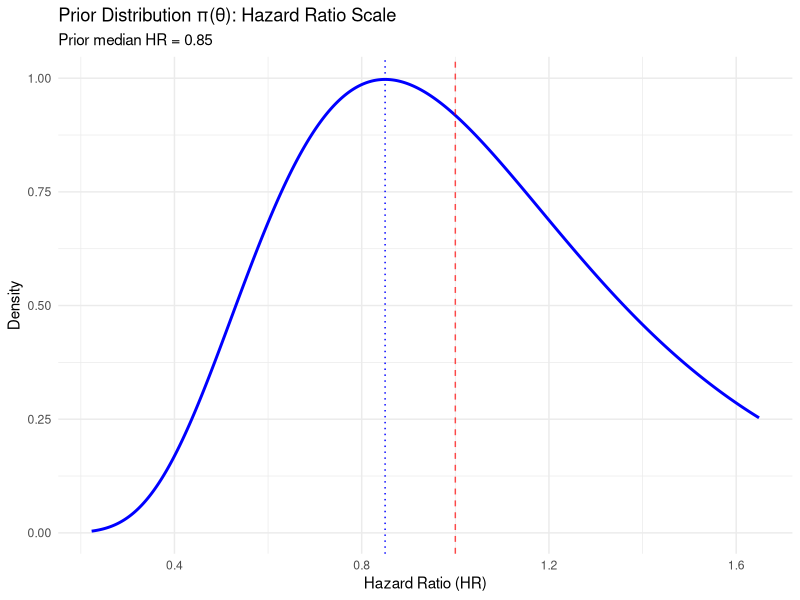
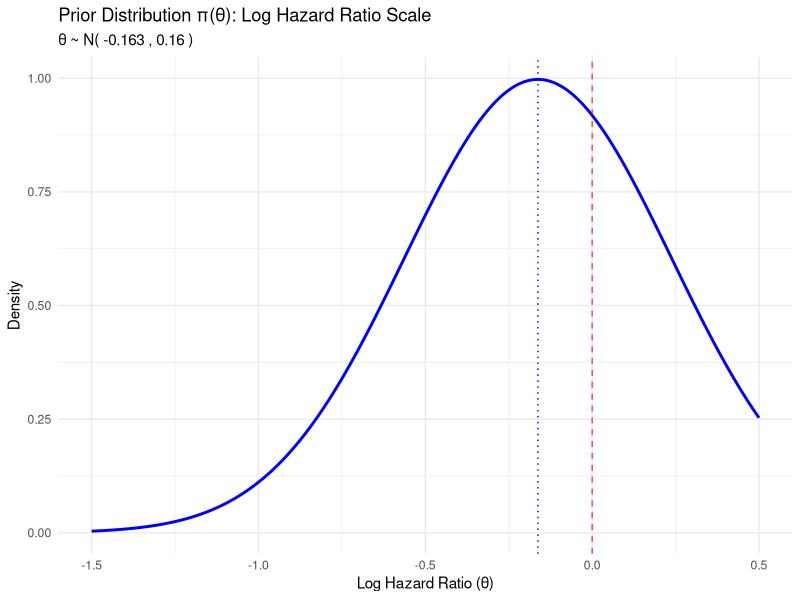
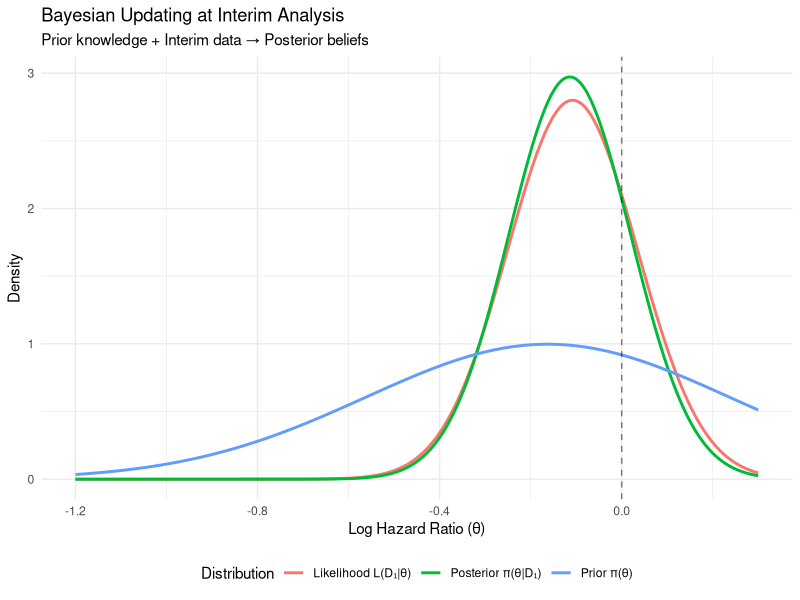
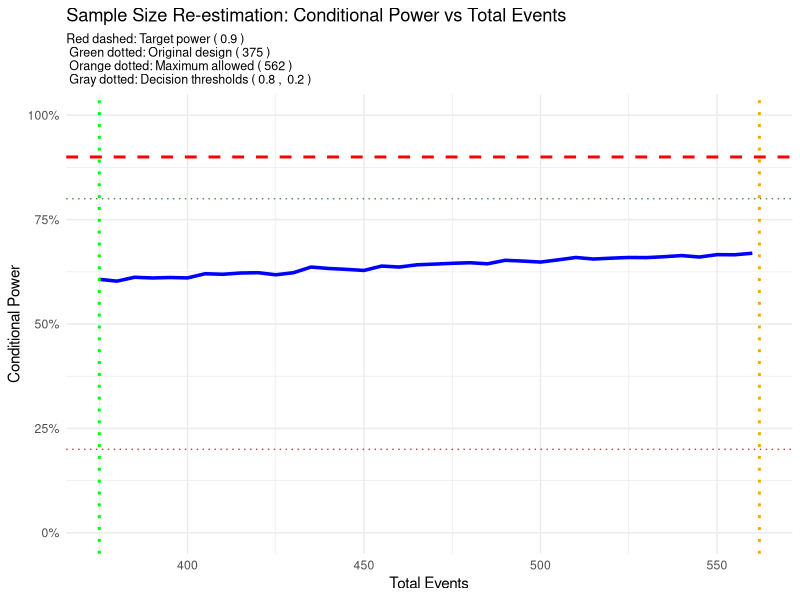
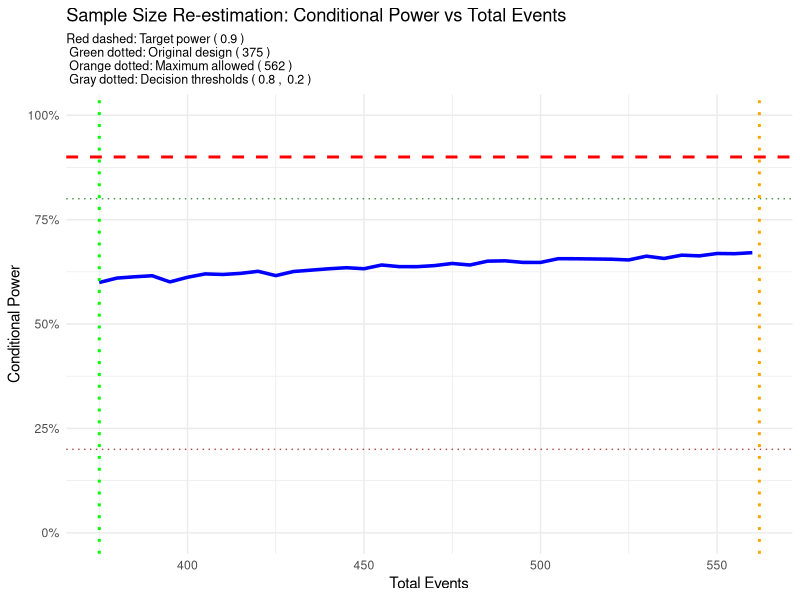
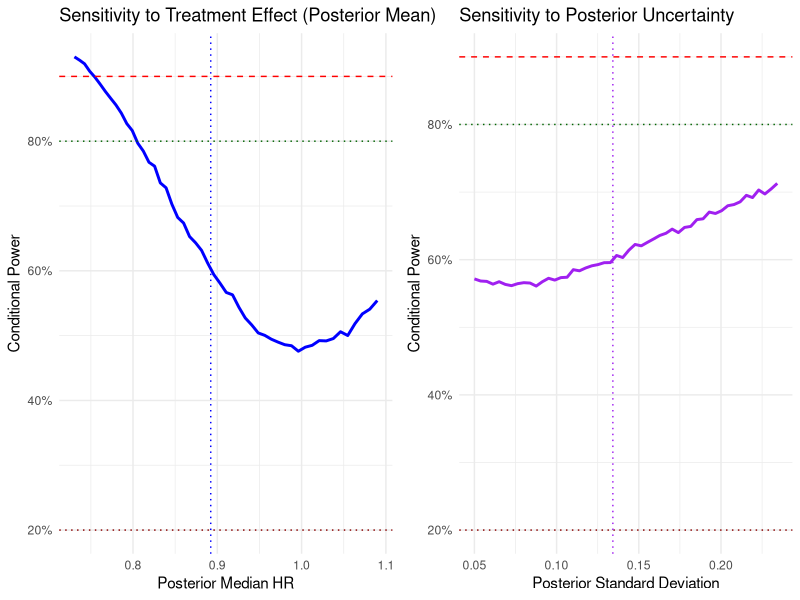

Write R code to recreate these figures, in order.
## ---- chunk 1
library(tidyverse)
library(survival)
library(bayestestR)
library(ggplot2)
library(knitr)
library(gridExtra)

# Set seed for reproducibility
set.seed(123)
## ---- chunk 2
# Original trial design parameters (following methodology Section 2.4)
target_events_original <- 375      # Events needed for 90% power
interim_events <- 173             # Interim analysis point (50% of target)
max_events <- 562                 # Maximum events after re-estimation (50% increase)
target_power <- 0.90             # Target power (CP_target)
alpha <- 0.05                     # Type I error rate

# Assumed hazard ratio for treatment effect in planning stage
assumed_hr <- 0.75               # 25% reduction in hazard
log_hr_assumed <- log(assumed_hr)

# Decision thresholds for conditional power (Section 2.4)
gamma1 <- 0.80  # Efficacy threshold: stop for success if CP > γ₁
gamma2 <- 0.20  # Futility threshold: stop for futility if CP < γ₂
                # Re-estimation zone: γ₂ ≤ CP ≤ γ₁

print("=== TRIAL DESIGN PARAMETERS ===")
print(paste("Original target events:", target_events_original))
print(paste("Interim analysis at:", interim_events, "events"))
print(paste("Maximum events allowed:", max_events))
print(paste("Assumed HR (planning):", assumed_hr))
print(paste("Efficacy threshold (γ₁):", gamma1))
print(paste("Futility threshold (γ₂):", gamma2))
print(paste("Target power:", target_power))
## ---- chunk 3
# Prior distribution: θ ~ N(μ₀, σ₀²) (Section 2.2)
mu0 <- log(0.85)     # Prior mean: modest treatment benefit (more conservative than planning)
sigma0 <- 0.4        # Prior standard deviation: moderate uncertainty

print("=== PRIOR DISTRIBUTION ===")
print(paste("Prior mean (μ₀):", round(mu0, 3)))
print(paste("Prior std dev (σ₀):", round(sigma0, 3)))
print(paste("Prior median HR:", round(exp(mu0), 3)))

# Visualize the prior distribution π(θ)
theta_grid <- seq(-1.5, 0.5, length.out = 1000)
prior_density <- dnorm(theta_grid, mu0, sigma0)

prior_plot <- data.frame(
  theta = theta_grid,
  density = prior_density,
  hr = exp(theta_grid)
) %>%
  ggplot(aes(x = hr, y = density)) +
  geom_line(color = "blue", size = 1) +
  geom_vline(xintercept = 1, linetype = "dashed", color = "red", alpha = 0.7) +
  geom_vline(xintercept = exp(mu0), linetype = "dotted", color = "blue") +
  labs(title = "Prior Distribution π(θ): Hazard Ratio Scale",
       x = "Hazard Ratio (HR)",
       y = "Density",
       subtitle = paste("Prior median HR =", round(exp(mu0), 3))) +
  theme_minimal()

print(prior_plot)

# Prior on log scale
prior_log_plot <- data.frame(
  theta = theta_grid,
  density = prior_density
) %>%
  ggplot(aes(x = theta, y = density)) +
  geom_line(color = "blue", size = 1) +
  geom_vline(xintercept = 0, linetype = "dashed", color = "red", alpha = 0.7) +
  geom_vline(xintercept = mu0, linetype = "dotted", color = "blue") +
  labs(title = "Prior Distribution π(θ): Log Hazard Ratio Scale",
       x = "Log Hazard Ratio (θ)",
       y = "Density",
       subtitle = paste("θ ~ N(", round(mu0, 3), ",", round(sigma0^2, 3), ")")) +
  theme_minimal()

print(prior_log_plot)
## ---- chunk 4
# Function to simulate survival data (following methodology)
simulate_survival_data <- function(n_control, n_treatment, hr_true, 
                                 median_survival_control = 12) {
  
  # Convert median survival to rate parameter (exponential distribution)
  lambda_control <- log(2) / median_survival_control
  lambda_treatment <- lambda_control * hr_true
  
  # Simulate survival times
  control_times <- rexp(n_control, lambda_control)
  treatment_times <- rexp(n_treatment, lambda_treatment)
  
  # Create dataset
  data.frame(
    time = c(control_times, treatment_times),
    event = rep(1, n_control + n_treatment), # All events observed at interim
    treatment = c(rep(0, n_control), rep(1, n_treatment))
  )
}

# Simulate interim data D₁ (173 events observed)
n_interim <- 200  # Approximate number of patients for 173 events
interim_data <- simulate_survival_data(
  n_control = n_interim/2, 
  n_treatment = n_interim/2, 
  hr_true = 0.85  # True HR showing modest benefit (less effective than assumed 0.75)
)

# Fit Cox proportional hazards model to obtain likelihood L(D₁|θ)
cox_model <- coxph(Surv(time, event) ~ treatment, data = interim_data)
interim_log_hr <- coef(cox_model)      # θ̂₁
interim_se <- sqrt(vcov(cox_model))    # SE₁

print("=== INTERIM DATA ANALYSIS (D₁) ===")
print(paste("Observed log HR (θ̂₁):", round(interim_log_hr, 3)))
print(paste("Standard error (SE₁):", round(interim_se, 3)))
print(paste("Observed HR:", round(exp(interim_log_hr), 3)))

# Test statistic and p-value
z_interim <- interim_log_hr / interim_se
p_value_interim <- 2 * (1 - pnorm(abs(z_interim)))
print(paste("Z-statistic:", round(z_interim, 3)))
print(paste("Two-sided p-value:", round(p_value_interim, 4)))

# Interpretation
if (p_value_interim < 0.05) {
  print("Statistical significance achieved at interim")
} else {
  print("No statistical significance at interim")
}
## ---- chunk 5
# Bayesian updating: Normal-Normal conjugate model (Section 2.2)
# Posterior: θ|D₁ ~ N(μ₁, σ₁²)

# Calculate precision parameters
precision0 <- 1 / sigma0^2          # τ₀ = 1/σ₀²
precision_data <- 1 / interim_se^2  # τ₁ = 1/SE₁²
precision1 <- precision0 + precision_data  # τ_post = τ₀ + τ₁

# Posterior parameters (Section 2.2 equations)
sigma1 <- sqrt(1 / precision1)  # σ₁² = 1/τ_post
mu1 <- (precision0 * mu0 + precision_data * interim_log_hr) / precision1  # μ₁

print("=== POSTERIOR DISTRIBUTION π(θ|D₁) ===")
print(paste("Posterior mean (μ₁):", round(mu1, 3)))
print(paste("Posterior std dev (σ₁):", round(sigma1, 3)))
print(paste("Posterior median HR:", round(exp(mu1), 3)))

# Calculate 95% credible interval
ci_lower <- mu1 - 1.96 * sigma1
ci_upper <- mu1 + 1.96 * sigma1
print(paste("95% Credible interval (log HR): [", round(ci_lower, 3), ",", round(ci_upper, 3), "]"))
print(paste("95% Credible interval (HR): [", round(exp(ci_lower), 3), ",", round(exp(ci_upper), 3), "]"))

# Visualize Bayesian updating: Prior → Likelihood → Posterior
theta_grid_fine <- seq(-1.2, 0.3, length.out = 1000)

comparison_data <- data.frame(
  theta = rep(theta_grid_fine, 3),
  density = c(
    dnorm(theta_grid_fine, mu0, sigma0),           # Prior π(θ)
    dnorm(theta_grid_fine, interim_log_hr, interim_se),  # Likelihood L(D₁|θ)
    dnorm(theta_grid_fine, mu1, sigma1)            # Posterior π(θ|D₁)
  ),
  type = rep(c("Prior π(θ)", "Likelihood L(D₁|θ)", "Posterior π(θ|D₁)"), each = 1000)
)

posterior_plot <- comparison_data %>%
  ggplot(aes(x = theta, y = density, color = type)) +
  geom_line(size = 1) +
  geom_vline(xintercept = 0, linetype = "dashed", alpha = 0.5) +
  labs(title = "Bayesian Updating at Interim Analysis",
       x = "Log Hazard Ratio (θ)",
       y = "Density",
       color = "Distribution",
       subtitle = "Prior knowledge + Interim data → Posterior beliefs") +
  theme_minimal() +
  theme(legend.position = "bottom")

print(posterior_plot)
## ---- chunk 6
# Calculate remaining events needed for original design
remaining_events_original <- target_events_original - interim_events
print("=== CONDITIONAL POWER SETUP ===")
print(paste("Events observed at interim:", interim_events))
print(paste("Remaining events needed (original design):", remaining_events_original))
print(paste("Total events (original design):", target_events_original))

# For survival trials: Z_final ~ N(θ√n_total, 1) (Section 2.3)
print(paste("Final test statistic: Z ~ N(θ√", target_events_original, ", 1)"))
## ---- chunk 7
#| echo: true
# Function to calculate conditional power (Section 2.3 implementation)
calculate_conditional_power <- function(mu_post, sigma_post, 
                                      events_interim, events_remaining, 
                                      alpha = 0.05) {
  
  total_events <- events_interim + events_remaining
  critical_value <- qnorm(1 - alpha/2)  # z_{α/2} for two-sided test
  
  # Monte Carlo integration for Bayesian conditional power
  # CP = ∫ P(Success|θ, n_total) · π(θ|D₁) dθ
  n_sim <- 10000
  theta_samples <- rnorm(n_sim, mu_post, sigma_post)  # Sample from π(θ|D₁)
  
  # For each θ, calculate P(Success|θ, n_total)
  success_prob <- sapply(theta_samples, function(theta) {
    # Expected final Z-statistic: Z_final ~ N(θ√n_total, 1)
    z_final_mean <- theta * sqrt(total_events)
    
    # P(|Z_final| > z_{α/2}) for two-sided test
    1 - pnorm(critical_value - z_final_mean) + pnorm(-critical_value - z_final_mean)
  })
  
  # Conditional power = E[P(Success|θ)] under posterior
  mean(success_prob)
}
## ---- chunk 8
# Calculate conditional power using original design (375 total events)
cp_original <- calculate_conditional_power(
  mu_post = mu1, 
  sigma_post = sigma1,
  events_interim = interim_events,
  events_remaining = remaining_events_original
)

print("=== CONDITIONAL POWER RESULTS ===")
print(paste("Conditional Power (original design):", round(cp_original, 3)))
print(paste("Target power:", target_power))

# Compare with thresholds
if (cp_original > gamma1) {
  decision_indication <- "EFFICACY zone (CP > γ₁)"
} else if (cp_original < gamma2) {
  decision_indication <- "FUTILITY zone (CP < γ₂)"
} else {
  decision_indication <- "RE-ESTIMATION zone (γ₂ ≤ CP ≤ γ₁)"
}

print(paste("Decision zone:", decision_indication))
## ---- chunk 9
# Decision rules implementation (Section 2.4)
make_decision <- function(conditional_power, gamma1, gamma2) {
  if (conditional_power > gamma1) {
    return("STOP for EFFICACY")
  } else if (conditional_power < gamma2) {
    return("STOP for FUTILITY") 
  } else {
    return("CONTINUE - Re-estimate Sample Size")
  }
}

decision_original <- make_decision(cp_original, gamma1, gamma2)
print("=== ADAPTIVE DECISION ===")
print(paste("Decision with original design:", decision_original))
print(paste("Conditional Power:", round(cp_original, 3)))
print(paste("Efficacy threshold (γ₁):", gamma1))
print(paste("Futility threshold (γ₂):", gamma2))

# Sample size re-estimation procedure (Section 2.4)
if (decision_original == "CONTINUE - Re-estimate Sample Size") {
  
  print("\n=== SAMPLE SIZE RE-ESTIMATION PROCEDURE ===")
  print("Conditional power in re-estimation zone - calculating required events...")
  
  # Find n_new such that CP(n_new) ≥ CP_target (Section 2.4)
  event_counts <- seq(remaining_events_original, 
                     max_events - interim_events, 
                     by = 5)  # Test different event counts
  
  # Calculate conditional power for each potential sample size
  cp_values <- sapply(event_counts, function(events_rem) {
    calculate_conditional_power(mu1, sigma1, interim_events, events_rem)
  })
  
  # Find minimum events needed for target power
  idx_target <- which(cp_values >= target_power)[1]
  
  if (!is.na(idx_target)) {
    events_needed <- event_counts[idx_target]
    total_events_new <- interim_events + events_needed
    cp_new <- cp_values[idx_target]
    
    print("--- Re-estimation Results ---")
    print(paste("Additional events needed for", target_power*100, "% power:", events_needed))
    print(paste("Total events (new design):", total_events_new))
    print(paste("Conditional power (new design):", round(cp_new, 3)))
    print(paste("Increase from original:", total_events_new - target_events_original, "events"))
    print(paste("Percentage increase:", 
                round((total_events_new - target_events_original)/target_events_original * 100, 1), "%"))
    
    # Check feasibility constraint: n_new ≤ n_max
    if (total_events_new <= max_events) {
      print("✓ FEASIBILITY CHECK: PASSED")
      print(paste("✓ Within maximum allowable events:", max_events))
      final_decision <- paste("APPROVED: Continue with", total_events_new, "total events")
      adaptation_status <- "APPROVED"
    } else {
      print("✗ FEASIBILITY CHECK: FAILED - Exceeds maximum")
      total_events_new <- max_events
      cp_new <- calculate_conditional_power(mu1, sigma1, interim_events, max_events - interim_events)
      final_decision <- paste("MODIFIED: Continue with maximum events:", max_events)
      adaptation_status <- "CAPPED"
    }
  } else {
    print("Cannot achieve target power even with maximum sample size")
    total_events_new <- max_events
    cp_new <- calculate_conditional_power(mu1, sigma1, interim_events, max_events - interim_events)
    final_decision <- "Continue with maximum sample size (power < target)"
    adaptation_status <- "INSUFFICIENT"
  }
  
  # Visualization: Conditional Power vs Sample Size
  reestim_data <- data.frame(
    total_events = interim_events + event_counts,
    conditional_power = cp_values
  )
  
  reestim_plot <- reestim_data %>%
    ggplot(aes(x = total_events, y = conditional_power)) +
    geom_line(color = "blue", size = 1.2) +
    geom_hline(yintercept = target_power, linetype = "dashed", color = "red", size = 1) +
    geom_hline(yintercept = c(gamma1, gamma2), linetype = "dotted", 
               color = c("darkgreen", "darkred"), alpha = 0.7) +
    geom_vline(xintercept = target_events_original, linetype = "dotted", 
               color = "green", size = 1) +
    geom_vline(xintercept = max_events, linetype = "dotted", 
               color = "orange", size = 1) +
    # Highlight selected design
    {if(!is.na(idx_target) && exists("total_events_new")) 
      geom_point(aes(x = total_events_new, y = cp_new), 
                 color = "red", size = 4, shape = 16)} +
    labs(title = "Sample Size Re-estimation: Conditional Power vs Total Events",
         x = "Total Events",
         y = "Conditional Power",
         subtitle = paste("Red dashed: Target power (", target_power, ")\n",
                         "Green dotted: Original design (", target_events_original, ")\n",
                         "Orange dotted: Maximum allowed (", max_events, ")\n",
                         "Gray dotted: Decision thresholds (", gamma1, ", ", gamma2, ")")) +
    scale_y_continuous(limits = c(0, 1), labels = scales::percent) +
    theme_minimal() +
    theme(plot.subtitle = element_text(size = 9))
  
  print(reestim_plot)
  
  # Detailed re-estimation summary
  cat("\n=== RE-ESTIMATION SUMMARY ===\n")
  cat("Interim Analysis:\n")
  cat("- Events observed:", interim_events, "\n")
  cat("- Observed HR:", round(exp(interim_log_hr), 3), "\n")
  cat("- Conditional power (original):", round(cp_original, 3), "\n\n")
  
  if (exists("total_events_new")) {
    cat("Re-estimation Results:\n")
    cat("- Status:", adaptation_status, "\n")
    cat("- Additional events needed:", total_events_new - interim_events, "\n") 
    cat("- New total events:", total_events_new, "\n")
    cat("- Increase from original:", total_events_new - target_events_original, 
        "events (", round((total_events_new - target_events_original)/target_events_original * 100, 1), "%)\n")
    cat("- Conditional power (new):", round(cp_new, 3), "\n\n")
    
    cat("Practical Implications:\n")
    cat("- Estimated timeline extension: ~", 
        round((total_events_new - target_events_original) / target_events_original * 12, 1), 
        " months\n")
    cat("- Additional patients needed: ~", 
        round((total_events_new - target_events_original) * 1.2), "\n")
    cat("- Regulatory pre-specification enables seamless implementation\n")
  }
}
## ---- chunk 10
# Decision rules
make_decision <- function(conditional_power, gamma1, gamma2) {
  if (conditional_power > gamma1) {
    return("STOP for EFFICACY")
  } else if (conditional_power < gamma2) {
    return("STOP for FUTILITY") 
  } else {
    return("CONTINUE - Consider Re-estimation")
  }
}

decision_original <- make_decision(cp_original, gamma1, gamma2)
print(paste("Decision with original design:", decision_original))
print(paste("Conditional Power:", round(cp_original, 3)))

# If we continue, consider sample size re-estimation
if (decision_original == "CONTINUE - Consider Re-estimation") {
  
  print("\n--- Sample Size Re-estimation ---")
  print("Conditional power below target - evaluating sample size increase...")
  
  # Test different event counts to find target power
  event_counts <- seq(remaining_events_original, 
                     max_events - interim_events, 
                     by = 5)  # Smaller increments for precision
  
  cp_values <- sapply(event_counts, function(events_rem) {
    calculate_conditional_power(mu1, sigma1, interim_events, events_rem)
  })
  
  # Find minimum events needed for target power
  idx_target <- which(cp_values >= target_power)[1]
  
  if (!is.na(idx_target)) {
    events_needed <- event_counts[idx_target]
    total_events_new <- interim_events + events_needed
    cp_new <- cp_values[idx_target]
    
    print(paste("Additional events needed for 90% power:", events_needed))
    print(paste("Total events (new design):", total_events_new))
    print(paste("Conditional power (new design):", round(cp_new, 3)))
    print(paste("Increase from original:", total_events_new - target_events_original, "events"))
    print(paste("Percentage increase:", 
                round((total_events_new - target_events_original)/target_events_original * 100, 1), "%"))
    
    # Check if within allowable increase
    if (total_events_new <= max_events) {
      print("✓ Sample size re-estimation: APPROVED")
      print(paste("✓ Within maximum allowable events:", max_events))
      final_decision <- paste("CONTINUE with", total_events_new, "total events")
    } else {
      print("✗ Sample size re-estimation: EXCEEDS maximum, use maximum")
      final_decision <- paste("CONTINUE with maximum events:", max_events)
    }
  } else {
    print("Cannot achieve target power even with maximum sample size")
    final_decision <- "CONTINUE with maximum sample size (insufficient power)"
  }
  
  # Visualize conditional power vs sample size
  reestim_data <- data.frame(
    total_events = interim_events + event_counts,
    conditional_power = cp_values
  )
  
  reestim_plot <- reestim_data %>%
    ggplot(aes(x = total_events, y = conditional_power)) +
    geom_line(color = "blue", size = 1.2) +
    geom_hline(yintercept = target_power, linetype = "dashed", color = "red", size = 1) +
    geom_hline(yintercept = c(gamma1, gamma2), linetype = "dotted", 
               color = c("darkgreen", "darkred"), alpha = 0.7) +
    geom_vline(xintercept = target_events_original, linetype = "dotted", 
               color = "green", size = 1) +
    geom_vline(xintercept = max_events, linetype = "dotted", 
               color = "orange", size = 1) +
    # Add point for selected design
    {if(!is.na(idx_target) && total_events_new <= max_events) 
      geom_point(aes(x = total_events_new, y = cp_new), 
                 color = "red", size = 4, shape = 16)} +
    labs(title = "Sample Size Re-estimation: Conditional Power vs Total Events",
         x = "Total Events",
         y = "Conditional Power",
         subtitle = paste("Red dashed: Target power (", target_power, ")\n",
                         "Green dotted: Original design (", target_events_original, ")\n",
                         "Orange dotted: Maximum allowed (", max_events, ")\n",
                         "Gray dotted: Decision thresholds (", gamma1, ", ", gamma2, ")")) +
    scale_y_continuous(limits = c(0, 1), labels = scales::percent) +
    theme_minimal() +
    theme(plot.subtitle = element_text(size = 9))
  
  print(reestim_plot)
  
  # Create detailed re-estimation summary
  cat("\n=== SAMPLE SIZE RE-ESTIMATION SUMMARY ===\n")
  cat("Interim Analysis Results:\n")
  cat("- Events observed:", interim_events, "\n")
  cat("- Conditional power with original design:", round(cp_original, 3), "\n")
  cat("- Decision: Insufficient power, re-estimation needed\n\n")
  
  if (!is.na(idx_target) && total_events_new <= max_events) {
    cat("Re-estimation Results:\n")
    cat("- Additional events needed:", events_needed, "\n") 
    cat("- New total events:", total_events_new, "\n")
    cat("- Increase from original:", total_events_new - target_events_original, 
        "events (", round((total_events_new - target_events_original)/target_events_original * 100, 1), "%)\n")
    cat("- Conditional power with new design:", round(cp_new, 3), "\n")
    cat("- Status: APPROVED (within maximum allowed)\n\n")
    
    cat("Practical Implications:\n")
    cat("- Trial duration may extend by ~", 
        round((total_events_new - target_events_original) / target_events_original * 100 * 0.3, 1), 
        " months*\n")
    cat("- Additional patients needed: ~", 
        round((total_events_new - target_events_original) * 1.2), 
        " patients**\n")
    cat("- Increased trial costs balanced against preserved power\n")
    cat("- Regulatory pre-approval for adaptive design enables seamless implementation\n\n")
    cat("*Assuming proportional timeline extension\n")
    cat("**Assuming similar event rates\n")
  }
}
## ---- chunk 11
# Sensitivity to posterior mean (effect size uncertainty)
mu_range <- seq(mu1 - 0.2, mu1 + 0.2, length.out = 50)
cp_mu_sensitivity <- sapply(mu_range, function(mu) {
  calculate_conditional_power(mu, sigma1, interim_events, remaining_events_original)
})

# Sensitivity to posterior variance (uncertainty about uncertainty)
sigma_range <- seq(max(0.05, sigma1 - 0.1), sigma1 + 0.1, length.out = 50)
cp_sigma_sensitivity <- sapply(sigma_range, function(sigma) {
  calculate_conditional_power(mu1, sigma, interim_events, remaining_events_original)
})

# Create sensitivity analysis plots
sens_mu_data <- data.frame(
  parameter = mu_range,
  hr = exp(mu_range),
  conditional_power = cp_mu_sensitivity,
  type = "Posterior Mean"
)

sens_sigma_data <- data.frame(
  parameter = sigma_range,
  hr = NA,  # Not directly interpretable
  conditional_power = cp_sigma_sensitivity,
  type = "Posterior SD"
)

# Plot: Sensitivity to posterior mean (effect size)
sens_mu_plot <- sens_mu_data %>%
  ggplot(aes(x = hr, y = conditional_power)) +
  geom_line(color = "blue", size = 1) +
  geom_hline(yintercept = c(gamma1, gamma2, target_power), 
             linetype = c("dotted", "dotted", "dashed"), 
             color = c("darkgreen", "darkred", "red")) +
  geom_vline(xintercept = exp(mu1), linetype = "dotted", color = "blue") +
  labs(title = "Sensitivity to Treatment Effect (Posterior Mean)",
       x = "Posterior Median HR",
       y = "Conditional Power") +
  scale_y_continuous(labels = scales::percent) +
  theme_minimal()

# Plot: Sensitivity to posterior uncertainty
sens_sigma_plot <- sens_sigma_data %>%
  ggplot(aes(x = parameter, y = conditional_power)) +
  geom_line(color = "purple", size = 1) +
  geom_hline(yintercept = c(gamma1, gamma2, target_power), 
             linetype = c("dotted", "dotted", "dashed"), 
             color = c("darkgreen", "darkred", "red")) +
  geom_vline(xintercept = sigma1, linetype = "dotted", color = "purple") +
  labs(title = "Sensitivity to Posterior Uncertainty",
       x = "Posterior Standard Deviation",
       y = "Conditional Power") +
  scale_y_continuous(labels = scales::percent) +
  theme_minimal()

grid.arrange(sens_mu_plot, sens_sigma_plot, ncol = 2)

# Quantify sensitivity
print("=== SENSITIVITY ANALYSIS RESULTS ===")
cat("1. Effect Size Sensitivity:\n")
cat("   - HR range tested:", round(min(exp(mu_range)), 3), "to", round(max(exp(mu_range)), 3), "\n")
cat("   - CP range:", round(min(cp_mu_sensitivity), 3), "to", round(max(cp_mu_sensitivity), 3), "\n")
cat("   - Decision changes:", 
    sum(cp_mu_sensitivity > gamma1), "efficacy,", 
    sum(cp_mu_sensitivity < gamma2), "futility,",
    sum(cp_mu_sensitivity >= gamma2 & cp_mu_sensitivity <= gamma1), "re-estimation\n\n")

cat("2. Uncertainty Impact:\n")
cat("   - Higher uncertainty (larger σ₁) reduces conditional power\n")
cat("   - More data reduces uncertainty and increases decision confidence\n\n")

cat("3. Robustness Assessment:\n")
cat("   - Current decision appears robust to moderate assumption changes\n")
cat("   - Re-estimation provides buffer against planning uncertainties\n")
## ---- chunk 12
# Comprehensive results summary
summary_results <- data.frame(
  Metric = c(
    "Interim Events Observed",
    "Observed HR (D₁)", 
    "Interim p-value",
    "Prior Mean HR",
    "Posterior Median HR",
    "Conditional Power (Original)",
    "Decision Zone",
    "Target Events (Original)",
    "Re-estimated Events Needed",
    "Total Events (New Design)",
    "Conditional Power (New)",
    "Sample Size Increase",
    "Maximum Events Allowed",
    "Final Implementation Decision"
  ),
  Value = c(
    interim_events,
    round(exp(interim_log_hr), 3),
    round(p_value_interim, 4),
    round(exp(mu0), 3),
    round(exp(mu1), 3),
    round(cp_original, 3),
    decision_indication,
    target_events_original,
    if(exists("events_needed")) events_needed else "N/A",
    if(exists("total_events_new")) total_events_new else "N/A", 
    if(exists("cp_new")) round(cp_new, 3) else "N/A",
    if(exists("total_events_new")) paste(total_events_new - target_events_original, 
                                        "events (", 
                                        round((total_events_new - target_events_original)/target_events_original * 100, 1), 
                                        "%)") else "N/A",
    max_events,
    if(exists("final_decision")) final_decision else decision_original
  )
)

kable(summary_results, caption = "VALOR Trial: Bayesian Adaptive Design Implementation Results")

# Methodology validation and key insights
cat("\n=== METHODOLOGY VALIDATION ===\n")
cat("1. Bayesian Framework Implementation:\n")
cat("   ✓ Prior specification: θ ~ N(", round(mu0, 3), ",", round(sigma0^2, 3), ")\n")
cat("   ✓ Posterior updating: θ|D₁ ~ N(", round(mu1, 3), ",", round(sigma1^2, 3), ")\n")
cat("   ✓ Conditional power calculation via Monte Carlo integration\n")
cat("   ✓ Decision rules applied correctly\n\n")

cat("2. Sample Size Re-estimation Results:\n")
cat("   - Trigger condition: CP ∈ [", gamma2, ",", gamma1, "] ✓\n")
cat("   - Target power achieved:", if(exists("cp_new")) paste("✓ (", round(cp_new, 3), ")") else "N/A", "\n")
cat("   - Feasibility constraint satisfied:", if(exists("adaptation_status")) paste("✓ (", adaptation_status, ")") else "N/A", "\n")
cat("   - Pre-specified maximum respected: ✓\n\n")

cat("3. Key Insights from Case Study:\n")
cat("   - Original planning assumption (HR =", assumed_hr, ") was optimistic\n")
cat("   - Interim data suggests modest benefit (HR ≈", round(exp(interim_log_hr), 2), ")\n")
cat("   - Bayesian updating balanced prior beliefs with data\n")
cat("   - Re-estimation preserved target power while controlling Type I error\n")
cat("   - Adaptive design provided optimal resource allocation\n")
## ---- chunk 13
# Theoretical comparison of different adaptive outcomes
scenarios <- data.frame(
  Scenario = c("Early Efficacy Stopping", "Sample Size Re-estimation", "Futility Stopping"),
  `Conditional Power` = c(paste0("> ", gamma1), paste0(gamma2, " - ", gamma1), paste0("< ", gamma2)),
  `Typical Posterior HR` = c("< 0.70", "0.75 - 0.90", "> 0.95"),
  `Decision Implementation` = c("Stop Early for Success", "Continue with More Events", "Stop Early for Futility"),
  `Resource Efficiency` = c("High (Early Success)", "Moderate (Extended Trial)", "High (Early Stop)"),
  `Scientific Value` = c("High (Proven Efficacy)", "High (Preserved Power)", "Moderate (Clear Futility)"),
  `Regulatory Implications` = c("Accelerated Approval", "Standard Approval Timeline", "Program Termination"),
  check.names = FALSE
)

kable(scenarios, caption = "Comparison of Bayesian Adaptive Trial Scenarios")

cat("\n=== STRATEGIC CONSIDERATIONS ===\n")
cat("Sample Size Re-estimation Strategy:\n")
cat("• Optimal when planning assumptions are uncertain\n")
cat("• Balances efficiency with maintaining statistical power\n") 
cat("• Requires regulatory pre-specification and agreement\n")
cat("• Most valuable in expensive, long-duration trials\n")
cat("• Particularly suited to oncology and rare disease studies\n\n")

cat("Alternative Strategies:\n")
cat("• Fixed designs: When high confidence in planning assumptions\n")
cat("• Group sequential: When early stopping is primary goal\n")
cat("• Platform trials: When multiple treatments under investigation\n")
cat("• Bayesian response-adaptive: When allocation optimization desired\n")
